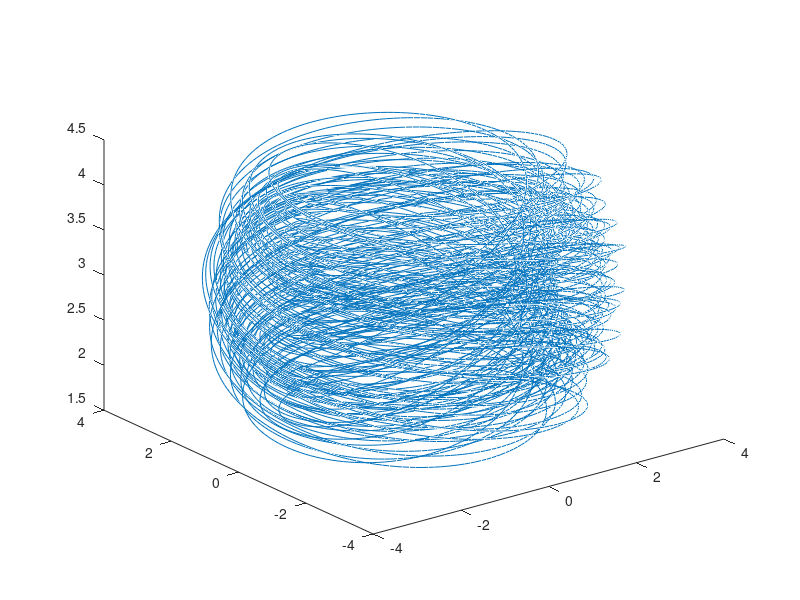

The MATLAB script that drew this image: (Note: this script raises an error after producing the figure.)

a=-3; b=-9.3; c=8; d=-3; e=5.98; close all;
langfordG = @(t,y) [a*y(1)+b*y(2)+y(1)*y(3);
    c*y(1)+d*y(2)+y(2)*y(3);
    e*y(3)-(y(1)*y(1)+y(2)*y(2)+y(3)*y(3))]; % Anonymous Function
opt=odeset('RelTol',1e-10);
 [t,X] = ode45(langfordG, [0,100], [ -4,0,3],opt);
% plot(X(:,1),X(:,2))
plot3(X(:,1),X(:,2),X(:,3))

%%
% close all;
nt=3000; %generalised does not work wtf xd
dt=1e-1;
t0=0;
% a=-3; b=-9.3; c=8; d=-3; e=5.98; close all;
% a=-3; b=-1; c=-b; d=a; e=2/3; close all; x0=[1e-2;0;1e-3]; %per orbit
 mu=2.01; a=mu-3; b=-1/4; c=-b; d=a; e=mu; c2=0.2; close all; x0=[0.1;0;2]; %per orbit
% a=-3; b=-8; c=8; d=-3; e=5.98; close all; x0=[0.1;0.1;0.1]; %per orbit
langfordG = @(t,y) [a*y(1)+b*y(2)+y(1)*y(3);
    c*y(1)+d*y(2)+y(2)*y(3);
    e*y(3)-(y(1)*y(1)+y(2)*y(2)+y(3)*y(3))];
langfordG = @(t,y) [a*y(1)+b*y(2)+y(1)*y(3)+c2*y(1)*(1-y(3)^2);
                    c*y(1)+d*y(2)+y(2)*y(3)+c2*y(2)*(1-y(3)^2);
                    e*y(3)-(y(1)*y(1)+y(2)*y(2)+y(3)*y(3))];% Anonymous Function
% [t,y]=rk4_2(@(t,y)langfordG(t,y),nt,dt,t0,[1;1;1]);
[t,y]=rk4_2(@(t,y)langfordG(t,y),nt,dt,t0,x0);
% [t,y]=rk4_2(@(t,y)langfordG(t,y),nt,dt,t0,[0.003; 0.001; 0.001]);
% plot3(y(1,:),y(2,:),y(3,:));
% xlabel("x"); ylabel("y");  zlabel("z"); 
%
subplot(1,2,1)
plot(t,y'); hold on;
plot(t,sqrt(y(1,:).^2+y(2,:).^2));
subplot(1,2,2)
plot3(y(1,:),y(2,:),y(3,:));
delta=0.8*mu-0.8*2.8+1
z=[-1-sqrt(delta),-1+sqrt(delta)]/-0.4
r=sqrt(-z.*(z-mu))
sqrt(y(1,end).^2+y(2,end).^2)
y(3,end)
%%
plot3(y(1,:),y(2,:),y(3,:));
%%
close all;
figure("Position",[1921           1        1920         997])
for i=1:10
subplot(2,5,i)
% l=2.01; 
% l=1.98+i/10*(2.023-1.98); 
l=1.5+i/10*(1.98-1.5); 
langford = @(t,y) [(l-3)*y(1)-1/4*y(2)+y(1)*(y(3)+0.2*(1-y(3)^2));
    (l-3)*y(2)+1/4*y(1)+y(2)*(y(3)+0.2*(1-y(3)^2));
    l*y(3)-(y(1)*y(1)+y(2)*y(2)+y(3)*y(3))]; % Anonymous Function
 [t,X] = ode45(langford, [0,1000], [ 0.2334 -0.9401 1.0858]);
% plot(X(:,1),X(:,2))
plot3(X(:,1),X(:,2),X(:,3))
xlim([-1.2 1.2]); ylim([-1.2 1.2]); zlim([0 2]);
title("lam: "+num2str(l));
grid on;
end
%%
exportgraphics(gcf,"plot1.png","Resolution",300);

%%
X=y';
x=X(end-20000:end,1);
y=X(end-20000:end,2);
z1=X(end-20000:end,3);
t1=t(end-20000:end);
% plot3(x,y,z)
plot(t1,x); clf;
[f,z]=ft(t1,x); semilogy(f,z); hold on; grid on;
[f,z]=ft(t1,y); semilogy(f,z); hold on; grid on;
[f,z]=ft(t1,z1); semilogy(f,z); hold on; grid on;
% xlim([0 0.2]);
% ylim([1e-6 1])


%% stab
lam=1.5;
lam=(2-sqrt(1.76))/0.4;
lam=1.9;
x=0;y=0; z=lam;
delta=0.8*lam-0.8*2.8+1;
z=(1-sqrt(delta))/0.4;
r=sqrt(-z*(z-lam));
t=6;
x=r*cos(t);y=r*sin(t);

J=[lam-3+z+0.2*(1-z^2), -1/4, x-0.2*z*2*x;
    1/4,lam-3+z+0.2*(1-z^2),  y-0.2*z*2*y;
    -2*x,-2*y,lam-2*z];
eig(J)
